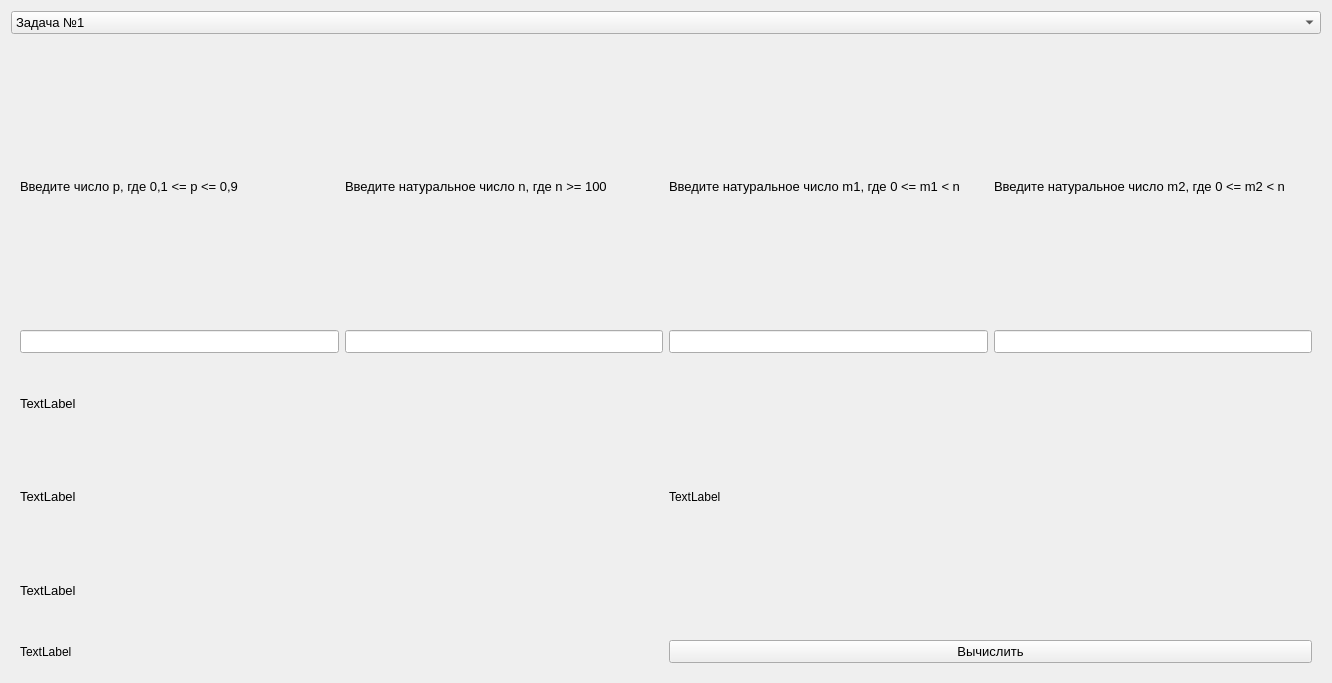
<?xml version="1.0" encoding="UTF-8"?>
<ui version="4.0">
 <class>Widget</class>
 <widget class="QWidget" name="Widget">
  <property name="geometry">
   <rect>
    <x>0</x>
    <y>0</y>
    <width>1332</width>
    <height>683</height>
   </rect>
  </property>
  <property name="windowTitle">
   <string>Widget</string>
  </property>
  <layout class="QVBoxLayout" name="verticalLayout_6">
   <item>
    <widget class="QComboBox" name="task_selection">
     <property name="font">
      <font>
       <pointsize>10</pointsize>
      </font>
     </property>
     <item>
      <property name="text">
       <string>Задача №1</string>
      </property>
     </item>
     <item>
      <property name="text">
       <string>Задача №2</string>
      </property>
     </item>
    </widget>
   </item>
   <item>
    <layout class="QVBoxLayout" name="verticalLayout">
     <item>
      <widget class="QStackedWidget" name="stackedWidget">
       <property name="enabled">
        <bool>true</bool>
       </property>
       <property name="sizePolicy">
        <sizepolicy hsizetype="Expanding" vsizetype="Expanding">
         <horstretch>0</horstretch>
         <verstretch>0</verstretch>
        </sizepolicy>
       </property>
       <property name="currentIndex">
        <number>2</number>
       </property>
       <widget class="QWidget" name="page_1">
        <property name="sizePolicy">
         <sizepolicy hsizetype="Expanding" vsizetype="Expanding">
          <horstretch>0</horstretch>
          <verstretch>0</verstretch>
         </sizepolicy>
        </property>
        <layout class="QGridLayout" name="gridLayout">
         <item row="0" column="0">
          <layout class="QVBoxLayout" name="verticalLayout_5">
           <item>
            <widget class="QComboBox" name="ber_formulas_CB_1">
             <property name="font">
              <font>
               <pointsize>10</pointsize>
              </font>
             </property>
             <item>
              <property name="text">
               <string>Формула Бернулли</string>
              </property>
             </item>
             <item>
              <property name="text">
               <string>Полиномиальная формула</string>
              </property>
             </item>
            </widget>
           </item>
           <item>
            <layout class="QVBoxLayout" name="verticalLayout_8">
             <item>
              <layout class="QHBoxLayout" name="horizontalLayout_9">
               <item>
                <widget class="QLabel" name="label_11">
                 <property name="font">
                  <font>
                   <pointsize>10</pointsize>
                  </font>
                 </property>
                 <property name="text">
                  <string>Введите число p,  где 0 &lt;= p &lt;= 1</string>
                 </property>
                </widget>
               </item>
               <item>
                <widget class="QLabel" name="label_12">
                 <property name="font">
                  <font>
                   <pointsize>10</pointsize>
                  </font>
                 </property>
                 <property name="text">
                  <string>Введите натуральное число n</string>
                 </property>
                </widget>
               </item>
               <item>
                <widget class="QLabel" name="label_10">
                 <property name="font">
                  <font>
                   <pointsize>10</pointsize>
                  </font>
                 </property>
                 <property name="text">
                  <string>Введите натуральное число m</string>
                 </property>
                </widget>
               </item>
               <item>
                <widget class="QLabel" name="label_9">
                 <property name="font">
                  <font>
                   <pointsize>10</pointsize>
                  </font>
                 </property>
                 <property name="text">
                  <string>Введите натуральное число m1</string>
                 </property>
                </widget>
               </item>
               <item>
                <widget class="QLabel" name="label_2">
                 <property name="font">
                  <font>
                   <pointsize>10</pointsize>
                  </font>
                 </property>
                 <property name="text">
                  <string>Введите натуральное число m2 (m1 + m2 &lt;= m)</string>
                 </property>
                </widget>
               </item>
              </layout>
             </item>
            </layout>
           </item>
           <item>
            <layout class="QHBoxLayout" name="horizontalLayout_5">
             <item>
              <layout class="QVBoxLayout" name="verticalLayout_7">
               <item>
                <layout class="QHBoxLayout" name="horizontalLayout_8">
                 <item>
                  <widget class="QLineEdit" name="p_ber">
                   <property name="font">
                    <font>
                     <pointsize>10</pointsize>
                    </font>
                   </property>
                  </widget>
                 </item>
                 <item>
                  <widget class="QLineEdit" name="n_ber">
                   <property name="font">
                    <font>
                     <pointsize>10</pointsize>
                    </font>
                   </property>
                  </widget>
                 </item>
                 <item>
                  <widget class="QLineEdit" name="m_ber">
                   <property name="font">
                    <font>
                     <pointsize>10</pointsize>
                    </font>
                   </property>
                  </widget>
                 </item>
                 <item>
                  <widget class="QLineEdit" name="m1_ber">
                   <property name="font">
                    <font>
                     <pointsize>10</pointsize>
                    </font>
                   </property>
                  </widget>
                 </item>
                 <item>
                  <widget class="QLineEdit" name="m2_ber">
                   <property name="font">
                    <font>
                     <pointsize>10</pointsize>
                    </font>
                   </property>
                  </widget>
                 </item>
                </layout>
               </item>
              </layout>
             </item>
            </layout>
           </item>
           <item>
            <widget class="QLabel" name="label_13">
             <property name="font">
              <font>
               <pointsize>10</pointsize>
              </font>
             </property>
             <property name="text">
              <string>Выберите из перечня одно событие, вероятность которого хотите посчитать</string>
             </property>
            </widget>
           </item>
           <item>
            <widget class="QComboBox" name="bernuli_oper_CB">
             <property name="font">
              <font>
               <pointsize>10</pointsize>
              </font>
             </property>
             <item>
              <property name="text">
               <string>P n = (k = m)</string>
              </property>
             </item>
             <item>
              <property name="text">
               <string>P n = (k &lt; m)</string>
              </property>
             </item>
             <item>
              <property name="text">
               <string>P n = (k &gt;= m)</string>
              </property>
             </item>
             <item>
              <property name="text">
               <string>P n = ( m1 &lt; = k &lt;= m2)</string>
              </property>
             </item>
            </widget>
           </item>
           <item>
            <widget class="QLabel" name="bernuli_formulas_LB">
             <property name="text">
              <string>TextLabel</string>
             </property>
            </widget>
           </item>
           <item>
            <layout class="QHBoxLayout" name="horizontalLayout_3">
             <item>
              <widget class="QLabel" name="answer_bernuli">
               <property name="font">
                <font>
                 <pointsize>10</pointsize>
                </font>
               </property>
               <property name="text">
                <string>TextLabel</string>
               </property>
              </widget>
             </item>
             <item>
              <widget class="QPushButton" name="compute_bernuli_BT">
               <property name="font">
                <font>
                 <pointsize>10</pointsize>
                </font>
               </property>
               <property name="text">
                <string>Вычислить</string>
               </property>
              </widget>
             </item>
            </layout>
           </item>
          </layout>
         </item>
        </layout>
       </widget>
       <widget class="QWidget" name="page_2">
        <property name="sizePolicy">
         <sizepolicy hsizetype="Expanding" vsizetype="Expanding">
          <horstretch>0</horstretch>
          <verstretch>0</verstretch>
         </sizepolicy>
        </property>
        <layout class="QGridLayout" name="gridLayout_3">
         <item row="0" column="0">
          <layout class="QVBoxLayout" name="verticalLayout_3">
           <item>
            <widget class="QComboBox" name="ber_formulas_CB_2">
             <property name="font">
              <font>
               <pointsize>10</pointsize>
              </font>
             </property>
             <item>
              <property name="text">
               <string>Формула Бернулли</string>
              </property>
             </item>
             <item>
              <property name="text">
               <string>Полиномиальная формула</string>
              </property>
             </item>
            </widget>
           </item>
           <item>
            <layout class="QHBoxLayout" name="horizontalLayout_11">
             <item>
              <widget class="QLabel" name="label_6">
               <property name="font">
                <font>
                 <pointsize>10</pointsize>
                </font>
               </property>
               <property name="text">
                <string>Введите натуральное число n</string>
               </property>
              </widget>
             </item>
             <item>
              <widget class="QLabel" name="label_7">
               <property name="font">
                <font>
                 <pointsize>10</pointsize>
                </font>
               </property>
               <property name="text">
                <string>Введите натуральное число k, 0 &lt;= k &lt;= n</string>
               </property>
              </widget>
             </item>
             <item>
              <widget class="QLabel" name="label_4">
               <property name="font">
                <font>
                 <pointsize>10</pointsize>
                </font>
               </property>
               <property name="text">
                <string>Введите k натуральных чисел через точку с запятой</string>
               </property>
              </widget>
             </item>
             <item>
              <widget class="QLabel" name="label_3">
               <property name="font">
                <font>
                 <pointsize>10</pointsize>
                </font>
               </property>
               <property name="text">
                <string>Введите k десятичных чисел через точку с запятой</string>
               </property>
              </widget>
             </item>
            </layout>
           </item>
           <item>
            <layout class="QHBoxLayout" name="horizontalLayout_4">
             <item>
              <widget class="QLineEdit" name="n_pol">
               <property name="font">
                <font>
                 <pointsize>10</pointsize>
                </font>
               </property>
              </widget>
             </item>
             <item>
              <widget class="QLineEdit" name="k_pol">
               <property name="font">
                <font>
                 <pointsize>10</pointsize>
                </font>
               </property>
              </widget>
             </item>
             <item>
              <widget class="QLineEdit" name="p_pol">
               <property name="font">
                <font>
                 <pointsize>10</pointsize>
                </font>
               </property>
              </widget>
             </item>
             <item>
              <widget class="QLineEdit" name="m_pol">
               <property name="font">
                <font>
                 <pointsize>10</pointsize>
                </font>
               </property>
              </widget>
             </item>
            </layout>
           </item>
          </layout>
         </item>
         <item row="1" column="0">
          <layout class="QHBoxLayout" name="horizontalLayout_12">
           <item>
            <widget class="QLabel" name="pol_formulas_LB">
             <property name="text">
              <string>TextLabel</string>
             </property>
            </widget>
           </item>
          </layout>
         </item>
         <item row="2" column="0">
          <layout class="QHBoxLayout" name="horizontalLayout_13">
           <item>
            <widget class="QLabel" name="pol_answer_LB">
             <property name="font">
              <font>
               <pointsize>10</pointsize>
              </font>
             </property>
             <property name="text">
              <string>TextLabel</string>
             </property>
            </widget>
           </item>
           <item>
            <widget class="QPushButton" name="pol_copmute_BT">
             <property name="font">
              <font>
               <pointsize>10</pointsize>
              </font>
             </property>
             <property name="text">
              <string>Вычислить</string>
             </property>
            </widget>
           </item>
          </layout>
         </item>
        </layout>
       </widget>
       <widget class="QWidget" name="page_3">
        <property name="sizePolicy">
         <sizepolicy hsizetype="Expanding" vsizetype="Expanding">
          <horstretch>0</horstretch>
          <verstretch>0</verstretch>
         </sizepolicy>
        </property>
        <layout class="QGridLayout" name="gridLayout_2">
         <item row="0" column="0">
          <layout class="QHBoxLayout" name="horizontalLayout_16">
           <item>
            <widget class="QLabel" name="label_16">
             <property name="font">
              <font>
               <pointsize>10</pointsize>
              </font>
             </property>
             <property name="text">
              <string>Введите число p, где  0,1 &lt;= p &lt;= 0,9</string>
             </property>
            </widget>
           </item>
           <item>
            <widget class="QLabel" name="label_15">
             <property name="font">
              <font>
               <pointsize>10</pointsize>
              </font>
             </property>
             <property name="text">
              <string>Введите натуральное число n, где n &gt;= 100</string>
             </property>
            </widget>
           </item>
           <item>
            <widget class="QLabel" name="label_5">
             <property name="font">
              <font>
               <pointsize>10</pointsize>
              </font>
             </property>
             <property name="text">
              <string>Введите натуральное число m1, где  0 &lt;= m1 &lt; n</string>
             </property>
            </widget>
           </item>
           <item>
            <widget class="QLabel" name="label">
             <property name="font">
              <font>
               <pointsize>10</pointsize>
              </font>
             </property>
             <property name="text">
              <string>Введите натуральное число m2, где  0 &lt;= m2 &lt; n</string>
             </property>
            </widget>
           </item>
          </layout>
         </item>
         <item row="2" column="0">
          <layout class="QVBoxLayout" name="verticalLayout_13">
           <item>
            <layout class="QHBoxLayout" name="horizontalLayout_22">
             <item>
              <widget class="QLabel" name="lap_x1_formulas_LB">
               <property name="font">
                <font>
                 <pointsize>10</pointsize>
                </font>
               </property>
               <property name="text">
                <string>TextLabel</string>
               </property>
              </widget>
             </item>
             <item>
              <widget class="QLabel" name="lap_x1_answer_LB">
               <property name="text">
                <string/>
               </property>
              </widget>
             </item>
            </layout>
           </item>
           <item>
            <layout class="QHBoxLayout" name="horizontalLayout_20">
             <item>
              <widget class="QLabel" name="lap_x2_formulas_LB">
               <property name="font">
                <font>
                 <pointsize>10</pointsize>
                </font>
               </property>
               <property name="text">
                <string>TextLabel</string>
               </property>
              </widget>
             </item>
             <item>
              <widget class="QLabel" name="lap_x2_answer_LB">
               <property name="text">
                <string>TextLabel</string>
               </property>
              </widget>
             </item>
            </layout>
           </item>
           <item>
            <layout class="QHBoxLayout" name="horizontalLayout_21">
             <item>
              <widget class="QLabel" name="lap_formulas_LB">
               <property name="font">
                <font>
                 <pointsize>10</pointsize>
                </font>
               </property>
               <property name="text">
                <string>TextLabel</string>
               </property>
              </widget>
             </item>
            </layout>
           </item>
          </layout>
         </item>
         <item row="1" column="0">
          <layout class="QHBoxLayout" name="horizontalLayout">
           <item>
            <widget class="QLineEdit" name="m1_lapa">
             <property name="font">
              <font>
               <pointsize>10</pointsize>
              </font>
             </property>
            </widget>
           </item>
           <item>
            <widget class="QLineEdit" name="p_lap">
             <property name="font">
              <font>
               <pointsize>10</pointsize>
              </font>
             </property>
            </widget>
           </item>
           <item>
            <widget class="QLineEdit" name="n_lap">
             <property name="font">
              <font>
               <pointsize>10</pointsize>
              </font>
             </property>
            </widget>
           </item>
           <item>
            <widget class="QLineEdit" name="m2_lap">
             <property name="font">
              <font>
               <pointsize>10</pointsize>
              </font>
             </property>
            </widget>
           </item>
          </layout>
         </item>
         <item row="3" column="0">
          <layout class="QHBoxLayout" name="horizontalLayout_2">
           <item>
            <widget class="QLabel" name="lap_answer_LB">
             <property name="text">
              <string>TextLabel</string>
             </property>
            </widget>
           </item>
           <item>
            <widget class="QPushButton" name="lap_compudte_BT">
             <property name="font">
              <font>
               <pointsize>10</pointsize>
              </font>
             </property>
             <property name="text">
              <string>Вычислить</string>
             </property>
            </widget>
           </item>
          </layout>
         </item>
        </layout>
       </widget>
      </widget>
     </item>
    </layout>
   </item>
  </layout>
 </widget>
 <resources/>
 <connections/>
</ui>
